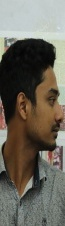
%> input picture project/Roll01_left_b copy.JPG, 65 x 226 px
$ octave project_sift.m   (GNU Octave 9; MATLAB toolbox functions it lacks are replaced by stand-ins)
%> lines starting %> are read from the running program, lines starting %| are printed output that depends on the picture
clear; clc;
%% Read image
IA = imread('Roll01_left_b copy.JPG');
%> IA is the input picture: size 226x65x3 uint8; mean R, G, B 106.4, 101.6, 90.8
IB = imread('Roll01_left_d.JPG');
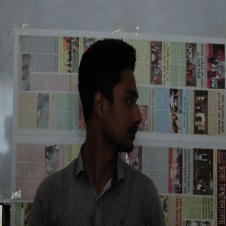
%> input picture project/Roll01_left_d.JPG, 226 x 226 px
%> IB is the input picture: size 226x226x3 uint8; mean R, G, B 76.9, 77.4, 75.7
%% Convert image to grayscale
Ia = single(rgb2gray(IA));
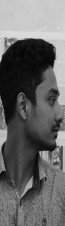
%> Ia: size 226x65 single; min 4, max 226, mean 101.8
Ib = single(rgb2gray(IB));
%% Compute SIFT frames(keypoints) and descriptors
%> (the run ends here)
